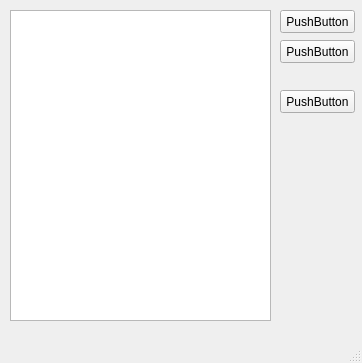
<?xml version="1.0" encoding="UTF-8"?>
<ui version="4.0">
 <class>MainWindow</class>
 <widget class="QMainWindow" name="MainWindow">
  <property name="geometry">
   <rect>
    <x>0</x>
    <y>0</y>
    <width>362</width>
    <height>363</height>
   </rect>
  </property>
  <property name="windowTitle">
   <string>MainWindow</string>
  </property>
  <widget class="QWidget" name="centralwidget">
   <widget class="QListView" name="listView">
    <property name="geometry">
     <rect>
      <x>10</x>
      <y>10</y>
      <width>261</width>
      <height>311</height>
     </rect>
    </property>
   </widget>
   <widget class="QPushButton" name="pushButton">
    <property name="geometry">
     <rect>
      <x>280</x>
      <y>10</y>
      <width>75</width>
      <height>23</height>
     </rect>
    </property>
    <property name="text">
     <string>PushButton</string>
    </property>
   </widget>
   <widget class="QPushButton" name="pushButton_2">
    <property name="geometry">
     <rect>
      <x>280</x>
      <y>40</y>
      <width>75</width>
      <height>23</height>
     </rect>
    </property>
    <property name="text">
     <string>PushButton</string>
    </property>
   </widget>
   <widget class="QPushButton" name="pushButton_3">
    <property name="geometry">
     <rect>
      <x>280</x>
      <y>90</y>
      <width>75</width>
      <height>23</height>
     </rect>
    </property>
    <property name="text">
     <string>PushButton</string>
    </property>
   </widget>
  </widget>
  <widget class="QMenuBar" name="menubar">
   <property name="geometry">
    <rect>
     <x>0</x>
     <y>0</y>
     <width>362</width>
     <height>21</height>
    </rect>
   </property>
  </widget>
  <widget class="QStatusBar" name="statusbar"/>
 </widget>
 <resources/>
 <connections/>
</ui>
